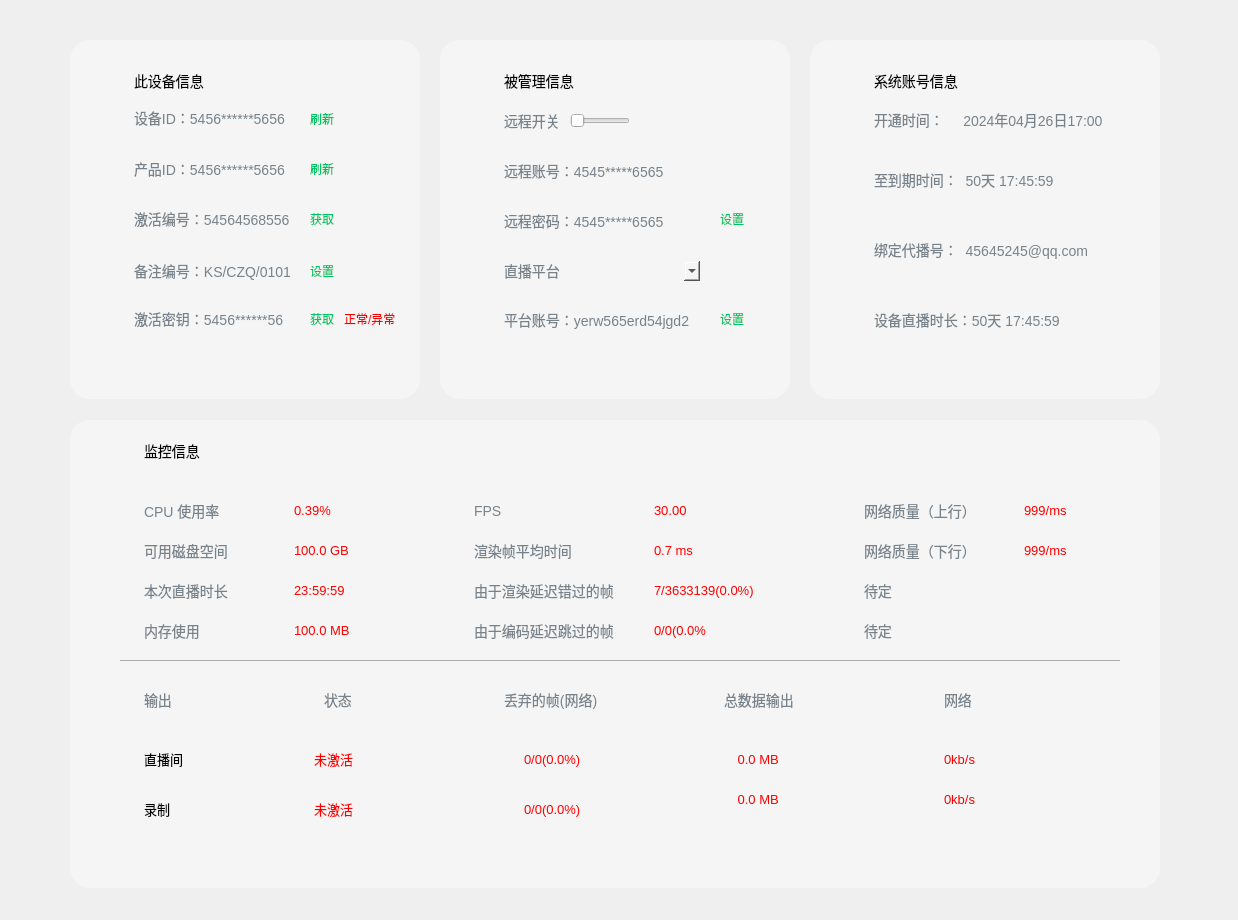
<?xml version="1.0" encoding="UTF-8"?>
<ui version="4.0">
 <class>GBSBizDeviceInfo</class>
 <widget class="QWidget" name="GBSBizDeviceInfo">
  <property name="geometry">
   <rect>
    <x>0</x>
    <y>0</y>
    <width>1238</width>
    <height>920</height>
   </rect>
  </property>
  <property name="windowTitle">
   <string>Form</string>
  </property>
  <widget class="QWidget" name="wdgLocalInfo" native="true">
   <property name="geometry">
    <rect>
     <x>70</x>
     <y>40</y>
     <width>350</width>
     <height>359</height>
    </rect>
   </property>
   <property name="styleSheet">
    <string notr="true">background-color: #F5F5F5; 
border-radius: 20px;
border: 1px solid #F5F5F5;</string>
   </property>
   <widget class="QLabel" name="label_39">
    <property name="geometry">
     <rect>
      <x>60</x>
      <y>30</y>
      <width>80</width>
      <height>22</height>
     </rect>
    </property>
    <property name="styleSheet">
     <string notr="true">color: #000000;
font-size: 14px;</string>
    </property>
    <property name="text">
     <string>此设备信息</string>
    </property>
   </widget>
   <widget class="QLabel" name="lblDevInfo01">
    <property name="geometry">
     <rect>
      <x>60</x>
      <y>67</y>
      <width>165</width>
      <height>22</height>
     </rect>
    </property>
    <property name="styleSheet">
     <string notr="true">color: #78828A;
font-size: 14px;</string>
    </property>
    <property name="text">
     <string>设备ID：5456******5656</string>
    </property>
   </widget>
   <widget class="QLabel" name="lblDevInfo02">
    <property name="geometry">
     <rect>
      <x>60</x>
      <y>118</y>
      <width>165</width>
      <height>22</height>
     </rect>
    </property>
    <property name="styleSheet">
     <string notr="true">color: #78828A;
font-size: 14px;</string>
    </property>
    <property name="text">
     <string>产品ID：5456******5656</string>
    </property>
   </widget>
   <widget class="QLabel" name="lblDevInfo03">
    <property name="geometry">
     <rect>
      <x>60</x>
      <y>168</y>
      <width>165</width>
      <height>22</height>
     </rect>
    </property>
    <property name="styleSheet">
     <string notr="true">color: #78828A;
font-size: 14px;</string>
    </property>
    <property name="text">
     <string>激活编号：54564568556</string>
    </property>
   </widget>
   <widget class="QLabel" name="lblDevInfo04">
    <property name="geometry">
     <rect>
      <x>60</x>
      <y>220</y>
      <width>165</width>
      <height>22</height>
     </rect>
    </property>
    <property name="styleSheet">
     <string notr="true">color: #78828A;
font-size: 14px;</string>
    </property>
    <property name="text">
     <string>备注编号：KS/CZQ/0101</string>
    </property>
   </widget>
   <widget class="QLabel" name="lblDevInfo05">
    <property name="geometry">
     <rect>
      <x>60</x>
      <y>268</y>
      <width>165</width>
      <height>22</height>
     </rect>
    </property>
    <property name="styleSheet">
     <string notr="true">color: #78828A;
font-size: 14px;</string>
    </property>
    <property name="text">
     <string>激活密钥：5456******56</string>
    </property>
   </widget>
   <widget class="QPushButton" name="btnDevInfo01">
    <property name="geometry">
     <rect>
      <x>240</x>
      <y>70</y>
      <width>24</width>
      <height>17</height>
     </rect>
    </property>
    <property name="styleSheet">
     <string notr="true">border: none;
color: #00C566;</string>
    </property>
    <property name="text">
     <string>刷新</string>
    </property>
   </widget>
   <widget class="QPushButton" name="btnDevInfo02">
    <property name="geometry">
     <rect>
      <x>240</x>
      <y>120</y>
      <width>24</width>
      <height>17</height>
     </rect>
    </property>
    <property name="styleSheet">
     <string notr="true">border: none;
color: #00C566;</string>
    </property>
    <property name="text">
     <string>刷新</string>
    </property>
   </widget>
   <widget class="QPushButton" name="btnDevInfo03">
    <property name="geometry">
     <rect>
      <x>240</x>
      <y>170</y>
      <width>24</width>
      <height>17</height>
     </rect>
    </property>
    <property name="styleSheet">
     <string notr="true">border: none;
color: #00C566;</string>
    </property>
    <property name="text">
     <string>获取</string>
    </property>
   </widget>
   <widget class="QPushButton" name="btnDevInfo04">
    <property name="geometry">
     <rect>
      <x>240</x>
      <y>222</y>
      <width>24</width>
      <height>17</height>
     </rect>
    </property>
    <property name="styleSheet">
     <string notr="true">border: none;
color: #00C566;</string>
    </property>
    <property name="text">
     <string>设置</string>
    </property>
   </widget>
   <widget class="QPushButton" name="btnDevInfo05">
    <property name="geometry">
     <rect>
      <x>240</x>
      <y>270</y>
      <width>24</width>
      <height>17</height>
     </rect>
    </property>
    <property name="styleSheet">
     <string notr="true">border: none;
color: #00C566;</string>
    </property>
    <property name="text">
     <string>获取</string>
    </property>
   </widget>
   <widget class="QLabel" name="lblDevInfo06">
    <property name="geometry">
     <rect>
      <x>270</x>
      <y>270</y>
      <width>61</width>
      <height>17</height>
     </rect>
    </property>
    <property name="styleSheet">
     <string notr="true">color:#FF0000;</string>
    </property>
    <property name="text">
     <string>正常/异常</string>
    </property>
   </widget>
  </widget>
  <widget class="QWidget" name="wdgRemoteInfo" native="true">
   <property name="geometry">
    <rect>
     <x>440</x>
     <y>40</y>
     <width>350</width>
     <height>359</height>
    </rect>
   </property>
   <property name="styleSheet">
    <string notr="true">background-color: #F5F5F5; 
border-radius: 20px;
border: 1px solid #F5F5F5;</string>
   </property>
   <widget class="QLabel" name="label_46">
    <property name="geometry">
     <rect>
      <x>60</x>
      <y>30</y>
      <width>80</width>
      <height>22</height>
     </rect>
    </property>
    <property name="styleSheet">
     <string notr="true">color: #000000;
font-size: 14px;</string>
    </property>
    <property name="text">
     <string>被管理信息</string>
    </property>
   </widget>
   <widget class="QLabel" name="label_47">
    <property name="geometry">
     <rect>
      <x>60</x>
      <y>70</y>
      <width>66</width>
      <height>22</height>
     </rect>
    </property>
    <property name="styleSheet">
     <string notr="true">color: #78828A;
font-size: 14px;</string>
    </property>
    <property name="text">
     <string>远程开关：</string>
    </property>
   </widget>
   <widget class="EllipticalSlider" name="horizontalSlider">
    <property name="geometry">
     <rect>
      <x>130</x>
      <y>70</y>
      <width>60</width>
      <height>22</height>
     </rect>
    </property>
    <property name="maximum">
     <number>1</number>
    </property>
    <property name="orientation">
     <enum>Qt::Orientation::Horizontal</enum>
    </property>
   </widget>
   <widget class="QLabel" name="lblMngred01">
    <property name="geometry">
     <rect>
      <x>60</x>
      <y>120</y>
      <width>165</width>
      <height>22</height>
     </rect>
    </property>
    <property name="styleSheet">
     <string notr="true">color: #78828A;
font-size: 14px;</string>
    </property>
    <property name="text">
     <string>远程账号：4545*****6565</string>
    </property>
   </widget>
   <widget class="QLabel" name="lblMngred02">
    <property name="geometry">
     <rect>
      <x>60</x>
      <y>170</y>
      <width>165</width>
      <height>22</height>
     </rect>
    </property>
    <property name="styleSheet">
     <string notr="true">color: #78828A;
font-size: 14px;</string>
    </property>
    <property name="text">
     <string>远程密码：4545*****6565</string>
    </property>
   </widget>
   <widget class="QLabel" name="lblMngred03">
    <property name="geometry">
     <rect>
      <x>60</x>
      <y>269</y>
      <width>200</width>
      <height>22</height>
     </rect>
    </property>
    <property name="styleSheet">
     <string notr="true">color: #78828A;
font-size: 14px;</string>
    </property>
    <property name="text">
     <string>平台账号：yerw565erd54jgd2</string>
    </property>
   </widget>
   <widget class="QPushButton" name="btnMngredInfo02">
    <property name="geometry">
     <rect>
      <x>280</x>
      <y>270</y>
      <width>24</width>
      <height>17</height>
     </rect>
    </property>
    <property name="styleSheet">
     <string notr="true">border: none;
color: #00C566;</string>
    </property>
    <property name="text">
     <string>设置</string>
    </property>
   </widget>
   <widget class="QPushButton" name="btnMngredInfo01">
    <property name="geometry">
     <rect>
      <x>280</x>
      <y>170</y>
      <width>24</width>
      <height>17</height>
     </rect>
    </property>
    <property name="styleSheet">
     <string notr="true">border: none;
color: #00C566;</string>
    </property>
    <property name="text">
     <string>设置</string>
    </property>
   </widget>
   <widget class="QLabel" name="label_51">
    <property name="geometry">
     <rect>
      <x>60</x>
      <y>220</y>
      <width>66</width>
      <height>22</height>
     </rect>
    </property>
    <property name="styleSheet">
     <string notr="true">color: #78828A;
font-size: 14px;</string>
    </property>
    <property name="text">
     <string>直播平台：</string>
    </property>
   </widget>
   <widget class="QComboBox" name="comboBox">
    <property name="geometry">
     <rect>
      <x>140</x>
      <y>220</y>
      <width>121</width>
      <height>22</height>
     </rect>
    </property>
   </widget>
  </widget>
  <widget class="QWidget" name="wdgRunningInfo" native="true">
   <property name="geometry">
    <rect>
     <x>810</x>
     <y>40</y>
     <width>350</width>
     <height>359</height>
    </rect>
   </property>
   <property name="styleSheet">
    <string notr="true">background-color: #F5F5F5; 
border-radius: 20px;
border: 1px solid #F5F5F5;</string>
   </property>
   <widget class="QLabel" name="label_52">
    <property name="geometry">
     <rect>
      <x>60</x>
      <y>30</y>
      <width>96</width>
      <height>22</height>
     </rect>
    </property>
    <property name="styleSheet">
     <string notr="true">color: #000000;
font-size: 14px;</string>
    </property>
    <property name="text">
     <string>系统账号信息</string>
    </property>
   </widget>
   <widget class="QLabel" name="lbsSysInfo01">
    <property name="geometry">
     <rect>
      <x>60</x>
      <y>70</y>
      <width>240</width>
      <height>20</height>
     </rect>
    </property>
    <property name="styleSheet">
     <string notr="true">color: #78828A;
font-size: 14px;</string>
    </property>
    <property name="text">
     <string>开通时间：     2024年04月26日17:00</string>
    </property>
   </widget>
   <widget class="QLabel" name="lbsSysInfo02">
    <property name="geometry">
     <rect>
      <x>60</x>
      <y>130</y>
      <width>240</width>
      <height>20</height>
     </rect>
    </property>
    <property name="styleSheet">
     <string notr="true">color: #78828A;
font-size: 14px;</string>
    </property>
    <property name="text">
     <string>至到期时间：  50天 17:45:59    </string>
    </property>
   </widget>
   <widget class="QLabel" name="lbsSysInfo03">
    <property name="geometry">
     <rect>
      <x>60</x>
      <y>200</y>
      <width>240</width>
      <height>20</height>
     </rect>
    </property>
    <property name="styleSheet">
     <string notr="true">color: #78828A;
font-size: 14px;</string>
    </property>
    <property name="text">
     <string>绑定代播号：  45645245@qq.com</string>
    </property>
   </widget>
   <widget class="QLabel" name="lbsSysInfo04">
    <property name="geometry">
     <rect>
      <x>60</x>
      <y>270</y>
      <width>240</width>
      <height>20</height>
     </rect>
    </property>
    <property name="styleSheet">
     <string notr="true">color: #78828A;
font-size: 14px;</string>
    </property>
    <property name="text">
     <string>设备直播时长：50天 17:45:59 </string>
    </property>
   </widget>
  </widget>
  <widget class="QWidget" name="wdgStreamInfo" native="true">
   <property name="geometry">
    <rect>
     <x>70</x>
     <y>420</y>
     <width>1090</width>
     <height>468</height>
    </rect>
   </property>
   <property name="styleSheet">
    <string notr="true">background-color: #F5F5F5; 
border-radius: 20px;
border: 1px solid #F5F5F5;</string>
   </property>
   <widget class="QFrame" name="frame">
    <property name="geometry">
     <rect>
      <x>50</x>
      <y>240</y>
      <width>1000</width>
      <height>1</height>
     </rect>
    </property>
    <property name="styleSheet">
     <string notr="true">border: 1px solid #ACACAC</string>
    </property>
    <property name="frameShape">
     <enum>QFrame::Shape::StyledPanel</enum>
    </property>
    <property name="frameShadow">
     <enum>QFrame::Shadow::Raised</enum>
    </property>
   </widget>
   <widget class="QLabel" name="label">
    <property name="geometry">
     <rect>
      <x>70</x>
      <y>270</y>
      <width>32</width>
      <height>20</height>
     </rect>
    </property>
    <property name="styleSheet">
     <string notr="true">color: #78828A;
font-size: 14px;</string>
    </property>
    <property name="text">
     <string>输出</string>
    </property>
   </widget>
   <widget class="QLabel" name="label_2">
    <property name="geometry">
     <rect>
      <x>250</x>
      <y>270</y>
      <width>32</width>
      <height>20</height>
     </rect>
    </property>
    <property name="styleSheet">
     <string notr="true">color: #78828A;
font-size: 14px;</string>
    </property>
    <property name="text">
     <string>状态</string>
    </property>
   </widget>
   <widget class="QLabel" name="label_3">
    <property name="geometry">
     <rect>
      <x>430</x>
      <y>270</y>
      <width>104</width>
      <height>20</height>
     </rect>
    </property>
    <property name="styleSheet">
     <string notr="true">color: #78828A;
font-size: 14px;</string>
    </property>
    <property name="text">
     <string>丢弃的帧(网络)</string>
    </property>
   </widget>
   <widget class="QLabel" name="label_4">
    <property name="geometry">
     <rect>
      <x>650</x>
      <y>270</y>
      <width>85</width>
      <height>20</height>
     </rect>
    </property>
    <property name="styleSheet">
     <string notr="true">color: #78828A;
font-size: 14px;</string>
    </property>
    <property name="text">
     <string>总数据输出</string>
    </property>
   </widget>
   <widget class="QLabel" name="label_5">
    <property name="geometry">
     <rect>
      <x>870</x>
      <y>270</y>
      <width>32</width>
      <height>20</height>
     </rect>
    </property>
    <property name="styleSheet">
     <string notr="true">color: #78828A;
font-size: 14px;</string>
    </property>
    <property name="text">
     <string>网络</string>
    </property>
   </widget>
   <widget class="QLabel" name="label_6">
    <property name="geometry">
     <rect>
      <x>70</x>
      <y>330</y>
      <width>56</width>
      <height>18</height>
     </rect>
    </property>
    <property name="styleSheet">
     <string notr="true">color: #000000;
font-size: 13px;</string>
    </property>
    <property name="text">
     <string>直播间</string>
    </property>
   </widget>
   <widget class="QLabel" name="label_7">
    <property name="geometry">
     <rect>
      <x>240</x>
      <y>330</y>
      <width>56</width>
      <height>18</height>
     </rect>
    </property>
    <property name="styleSheet">
     <string notr="true">color: #FF0000;
font-size: 13px;
</string>
    </property>
    <property name="text">
     <string>未激活</string>
    </property>
   </widget>
   <widget class="QLabel" name="label_8">
    <property name="geometry">
     <rect>
      <x>450</x>
      <y>330</y>
      <width>91</width>
      <height>18</height>
     </rect>
    </property>
    <property name="styleSheet">
     <string notr="true">color: #FF0000;
font-size: 13px;
</string>
    </property>
    <property name="text">
     <string>0/0(0.0%)</string>
    </property>
   </widget>
   <widget class="QLabel" name="label_9">
    <property name="geometry">
     <rect>
      <x>660</x>
      <y>330</y>
      <width>91</width>
      <height>18</height>
     </rect>
    </property>
    <property name="styleSheet">
     <string notr="true">color: #FF0000;
font-size: 13px;
</string>
    </property>
    <property name="text">
     <string> 0.0 MB</string>
    </property>
   </widget>
   <widget class="QLabel" name="label_10">
    <property name="geometry">
     <rect>
      <x>870</x>
      <y>330</y>
      <width>91</width>
      <height>18</height>
     </rect>
    </property>
    <property name="styleSheet">
     <string notr="true">color: #FF0000;
font-size: 13px;
</string>
    </property>
    <property name="text">
     <string>0kb/s</string>
    </property>
   </widget>
   <widget class="QLabel" name="label_11">
    <property name="geometry">
     <rect>
      <x>70</x>
      <y>380</y>
      <width>56</width>
      <height>18</height>
     </rect>
    </property>
    <property name="styleSheet">
     <string notr="true">color: #000000;
font-size: 13px;</string>
    </property>
    <property name="text">
     <string>录制</string>
    </property>
   </widget>
   <widget class="QLabel" name="label_12">
    <property name="geometry">
     <rect>
      <x>240</x>
      <y>380</y>
      <width>56</width>
      <height>18</height>
     </rect>
    </property>
    <property name="styleSheet">
     <string notr="true">color: #FF0000;
font-size: 13px;
</string>
    </property>
    <property name="text">
     <string>未激活</string>
    </property>
   </widget>
   <widget class="QLabel" name="label_13">
    <property name="geometry">
     <rect>
      <x>450</x>
      <y>380</y>
      <width>91</width>
      <height>18</height>
     </rect>
    </property>
    <property name="styleSheet">
     <string notr="true">color: #FF0000;
font-size: 13px;
</string>
    </property>
    <property name="text">
     <string>0/0(0.0%)</string>
    </property>
   </widget>
   <widget class="QLabel" name="label_14">
    <property name="geometry">
     <rect>
      <x>660</x>
      <y>370</y>
      <width>91</width>
      <height>18</height>
     </rect>
    </property>
    <property name="styleSheet">
     <string notr="true">color: #FF0000;
font-size: 13px;
</string>
    </property>
    <property name="text">
     <string> 0.0 MB</string>
    </property>
   </widget>
   <widget class="QLabel" name="label_15">
    <property name="geometry">
     <rect>
      <x>870</x>
      <y>370</y>
      <width>91</width>
      <height>18</height>
     </rect>
    </property>
    <property name="styleSheet">
     <string notr="true">color: #FF0000;
font-size: 13px;
</string>
    </property>
    <property name="text">
     <string>0kb/s</string>
    </property>
   </widget>
   <widget class="QLabel" name="label_16">
    <property name="geometry">
     <rect>
      <x>70</x>
      <y>20</y>
      <width>80</width>
      <height>22</height>
     </rect>
    </property>
    <property name="styleSheet">
     <string notr="true">color: #000000;
font-size: 14px;</string>
    </property>
    <property name="text">
     <string>监控信息</string>
    </property>
   </widget>
   <widget class="QLabel" name="label_17">
    <property name="geometry">
     <rect>
      <x>70</x>
      <y>80</y>
      <width>90</width>
      <height>22</height>
     </rect>
    </property>
    <property name="styleSheet">
     <string notr="true">color: #78828A;
font-size: 14px;</string>
    </property>
    <property name="text">
     <string>CPU 使用率</string>
    </property>
   </widget>
   <widget class="QLabel" name="label_18">
    <property name="geometry">
     <rect>
      <x>70</x>
      <y>120</y>
      <width>90</width>
      <height>22</height>
     </rect>
    </property>
    <property name="styleSheet">
     <string notr="true">color: #78828A;
font-size: 14px;</string>
    </property>
    <property name="text">
     <string>可用磁盘空间</string>
    </property>
   </widget>
   <widget class="QLabel" name="label_19">
    <property name="geometry">
     <rect>
      <x>70</x>
      <y>160</y>
      <width>90</width>
      <height>22</height>
     </rect>
    </property>
    <property name="styleSheet">
     <string notr="true">color: #78828A;
font-size: 14px;</string>
    </property>
    <property name="text">
     <string>本次直播时长</string>
    </property>
   </widget>
   <widget class="QLabel" name="label_20">
    <property name="geometry">
     <rect>
      <x>70</x>
      <y>200</y>
      <width>90</width>
      <height>22</height>
     </rect>
    </property>
    <property name="styleSheet">
     <string notr="true">color: #78828A;
font-size: 14px;</string>
    </property>
    <property name="text">
     <string>内存使用</string>
    </property>
   </widget>
   <widget class="QLabel" name="lblMon01">
    <property name="geometry">
     <rect>
      <x>220</x>
      <y>80</y>
      <width>73</width>
      <height>20</height>
     </rect>
    </property>
    <property name="styleSheet">
     <string notr="true">color: #FF0000;
font-size: 13px;
</string>
    </property>
    <property name="text">
     <string>0.39%</string>
    </property>
   </widget>
   <widget class="QLabel" name="lblMon04">
    <property name="geometry">
     <rect>
      <x>220</x>
      <y>120</y>
      <width>73</width>
      <height>20</height>
     </rect>
    </property>
    <property name="styleSheet">
     <string notr="true">color: #FF0000;
font-size: 13px;
</string>
    </property>
    <property name="text">
     <string>100.0 GB</string>
    </property>
   </widget>
   <widget class="QLabel" name="lblMon07">
    <property name="geometry">
     <rect>
      <x>220</x>
      <y>160</y>
      <width>73</width>
      <height>20</height>
     </rect>
    </property>
    <property name="styleSheet">
     <string notr="true">color: #FF0000;
font-size: 13px;
</string>
    </property>
    <property name="text">
     <string>23:59:59</string>
    </property>
   </widget>
   <widget class="QLabel" name="lblMon09">
    <property name="geometry">
     <rect>
      <x>220</x>
      <y>200</y>
      <width>73</width>
      <height>20</height>
     </rect>
    </property>
    <property name="styleSheet">
     <string notr="true">color: #FF0000;
font-size: 13px;
</string>
    </property>
    <property name="text">
     <string>100.0 MB</string>
    </property>
   </widget>
   <widget class="QLabel" name="label_25">
    <property name="geometry">
     <rect>
      <x>400</x>
      <y>80</y>
      <width>90</width>
      <height>22</height>
     </rect>
    </property>
    <property name="styleSheet">
     <string notr="true">color: #78828A;
font-size: 14px;</string>
    </property>
    <property name="text">
     <string>FPS</string>
    </property>
   </widget>
   <widget class="QLabel" name="label_26">
    <property name="geometry">
     <rect>
      <x>400</x>
      <y>120</y>
      <width>102</width>
      <height>22</height>
     </rect>
    </property>
    <property name="styleSheet">
     <string notr="true">color: #78828A;
font-size: 14px;</string>
    </property>
    <property name="text">
     <string>渲染帧平均时间</string>
    </property>
   </widget>
   <widget class="QLabel" name="label_27">
    <property name="geometry">
     <rect>
      <x>400</x>
      <y>160</y>
      <width>146</width>
      <height>22</height>
     </rect>
    </property>
    <property name="styleSheet">
     <string notr="true">color: #78828A;
font-size: 14px;</string>
    </property>
    <property name="text">
     <string>由于渲染延迟错过的帧</string>
    </property>
   </widget>
   <widget class="QLabel" name="label_28">
    <property name="geometry">
     <rect>
      <x>400</x>
      <y>200</y>
      <width>146</width>
      <height>22</height>
     </rect>
    </property>
    <property name="styleSheet">
     <string notr="true">color: #78828A;
font-size: 14px;</string>
    </property>
    <property name="text">
     <string>由于编码延迟跳过的帧</string>
    </property>
   </widget>
   <widget class="QLabel" name="lblMon02">
    <property name="geometry">
     <rect>
      <x>580</x>
      <y>80</y>
      <width>73</width>
      <height>20</height>
     </rect>
    </property>
    <property name="styleSheet">
     <string notr="true">color: #FF0000;
font-size: 13px;
</string>
    </property>
    <property name="text">
     <string>30.00</string>
    </property>
   </widget>
   <widget class="QLabel" name="lblMon05">
    <property name="geometry">
     <rect>
      <x>580</x>
      <y>120</y>
      <width>73</width>
      <height>20</height>
     </rect>
    </property>
    <property name="styleSheet">
     <string notr="true">color: #FF0000;
font-size: 13px;
</string>
    </property>
    <property name="text">
     <string>0.7 ms</string>
    </property>
   </widget>
   <widget class="QLabel" name="lblMon08">
    <property name="geometry">
     <rect>
      <x>580</x>
      <y>160</y>
      <width>125</width>
      <height>20</height>
     </rect>
    </property>
    <property name="styleSheet">
     <string notr="true">color: #FF0000;
font-size: 13px;
</string>
    </property>
    <property name="text">
     <string>7/3633139(0.0%)</string>
    </property>
   </widget>
   <widget class="QLabel" name="lblMon10">
    <property name="geometry">
     <rect>
      <x>580</x>
      <y>200</y>
      <width>125</width>
      <height>20</height>
     </rect>
    </property>
    <property name="styleSheet">
     <string notr="true">color: #FF0000;
font-size: 13px;
</string>
    </property>
    <property name="text">
     <string>0/0(0.0%</string>
    </property>
   </widget>
   <widget class="QLabel" name="label_33">
    <property name="geometry">
     <rect>
      <x>790</x>
      <y>80</y>
      <width>116</width>
      <height>22</height>
     </rect>
    </property>
    <property name="styleSheet">
     <string notr="true">color: #78828A;
font-size: 14px;</string>
    </property>
    <property name="text">
     <string>网络质量（上行）</string>
    </property>
   </widget>
   <widget class="QLabel" name="label_34">
    <property name="geometry">
     <rect>
      <x>790</x>
      <y>120</y>
      <width>116</width>
      <height>22</height>
     </rect>
    </property>
    <property name="styleSheet">
     <string notr="true">color: #78828A;
font-size: 14px;</string>
    </property>
    <property name="text">
     <string>网络质量（下行）</string>
    </property>
   </widget>
   <widget class="QLabel" name="label_35">
    <property name="geometry">
     <rect>
      <x>790</x>
      <y>160</y>
      <width>116</width>
      <height>22</height>
     </rect>
    </property>
    <property name="styleSheet">
     <string notr="true">color: #78828A;
font-size: 14px;</string>
    </property>
    <property name="text">
     <string>待定</string>
    </property>
   </widget>
   <widget class="QLabel" name="label_36">
    <property name="geometry">
     <rect>
      <x>790</x>
      <y>200</y>
      <width>116</width>
      <height>22</height>
     </rect>
    </property>
    <property name="styleSheet">
     <string notr="true">color: #78828A;
font-size: 14px;</string>
    </property>
    <property name="text">
     <string>待定</string>
    </property>
   </widget>
   <widget class="QLabel" name="lblMon03">
    <property name="geometry">
     <rect>
      <x>950</x>
      <y>80</y>
      <width>73</width>
      <height>20</height>
     </rect>
    </property>
    <property name="styleSheet">
     <string notr="true">color: #FF0000;
font-size: 13px;
</string>
    </property>
    <property name="text">
     <string>999/ms</string>
    </property>
   </widget>
   <widget class="QLabel" name="lblMon06">
    <property name="geometry">
     <rect>
      <x>950</x>
      <y>120</y>
      <width>73</width>
      <height>20</height>
     </rect>
    </property>
    <property name="styleSheet">
     <string notr="true">color: #FF0000;
font-size: 13px;
</string>
    </property>
    <property name="text">
     <string>999/ms</string>
    </property>
   </widget>
  </widget>
 </widget>
 <customwidgets>
  <customwidget>
   <class>EllipticalSlider</class>
   <extends>QSlider</extends>
   <header location="global">gbs/common/EllipticalSlider.h</header>
  </customwidget>
 </customwidgets>
 <resources/>
 <connections/>
</ui>
